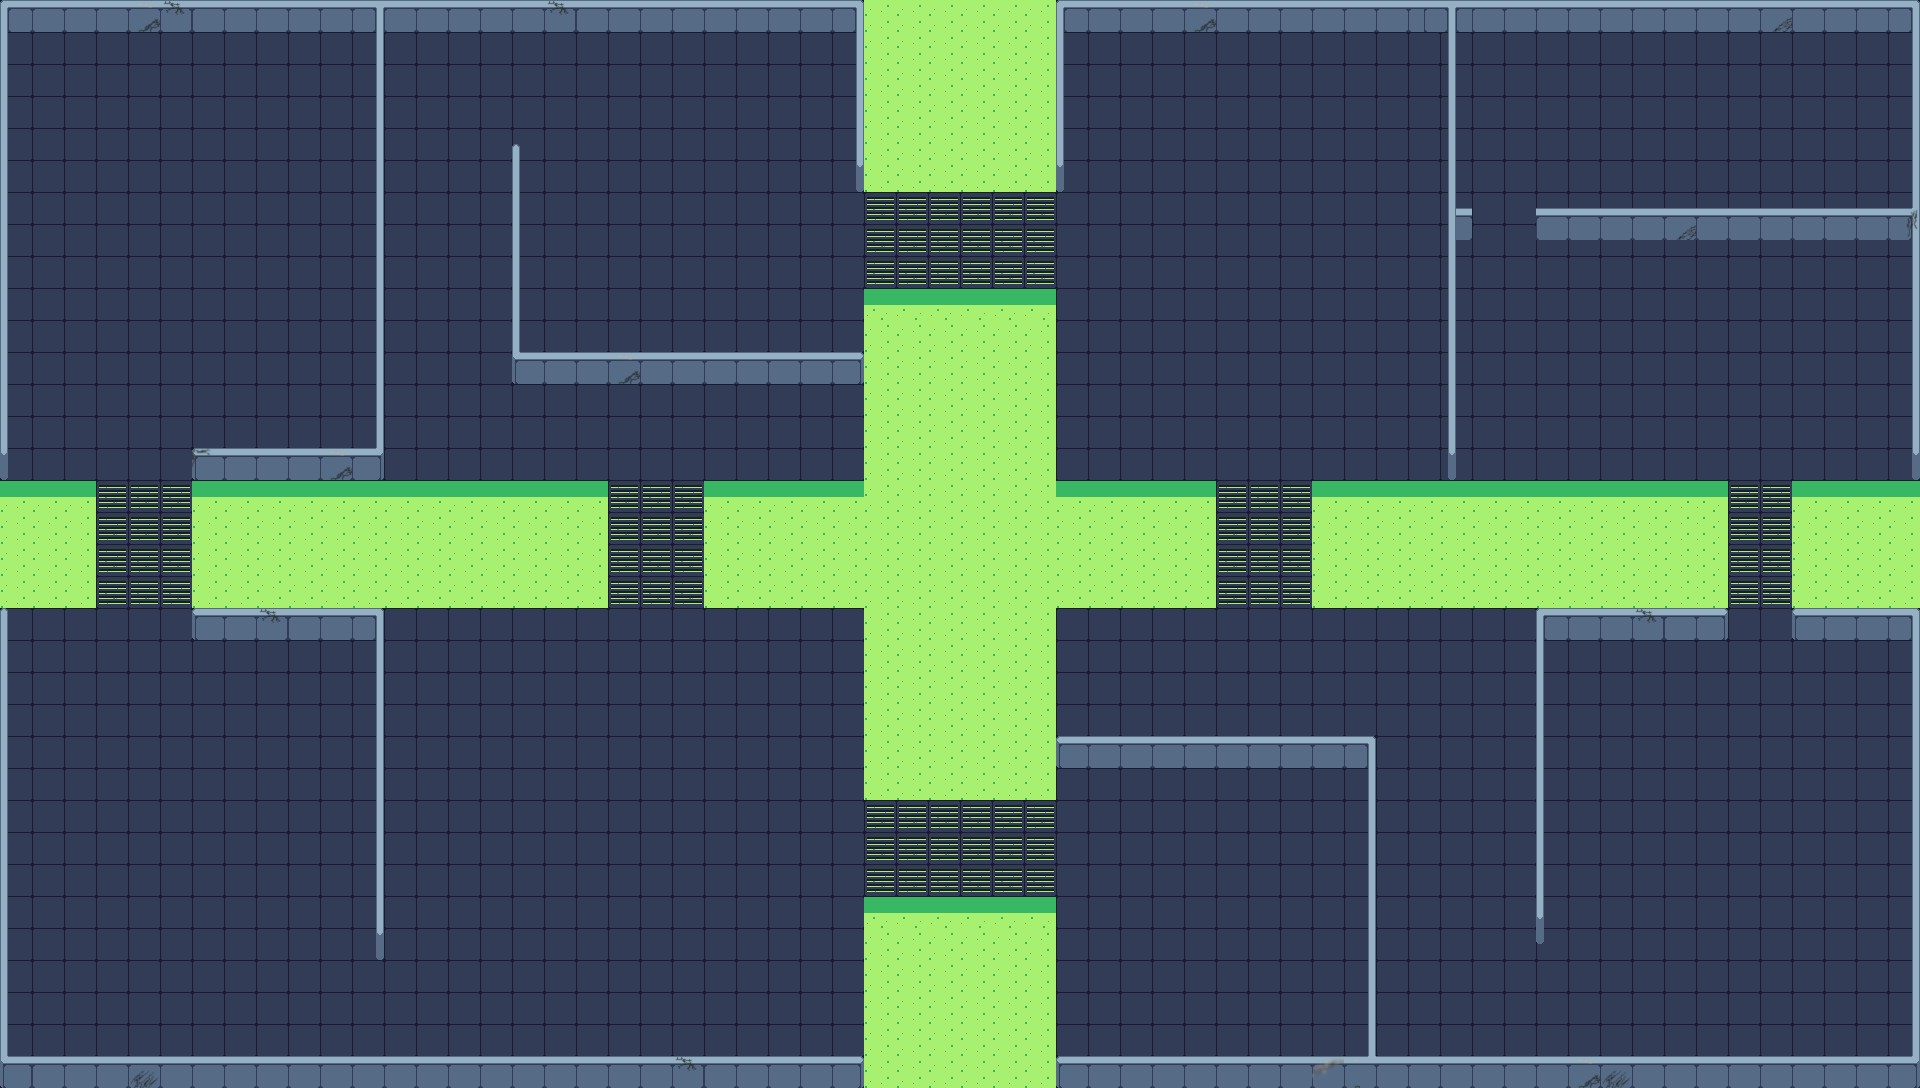

Below is a game level as drawn by its tile map, then a one-line description and the .tmx that defines it (tile-layer data replaced by summaries):
An orthogonal 120x68 tile map with 16x16 px tiles, 2 tile layers (1Floor, 2Block) and 31 objects.

<map version="1.8" tiledversion="1.8.2" orientation="orthogonal" renderorder="right-down" width="120" height="68" tilewidth="16" tileheight="16" infinite="0" nextlayerid="5" nextobjectid="35">
 <tileset firstgid="1" source="map1.tsx" />
 <layer id="1" name="1Floor" width="120" height="68">
  <data>[8160 cells, 8160 non-empty, 20 distinct tile ids]</data>
 </layer>
 <layer id="2" name="2Block" width="120" height="68">
  <data>[8160 cells, 907 non-empty, 100 distinct tile ids]</data>
 </layer>
 <objectgroup id="3" name="Col1">
  <object id="1" x="0" y="473.333" width="96" height="126" />
  <object id="2" x="192" y="472.5" width="416" height="127.5" />
  <object id="3" x="704" y="473" width="510.156" height="126.223" />
  <object id="4" x="864" y="0" width="192" height="184" />
  <object id="5" x="864" y="278" width="192" height="202" />
  <object id="6" x="864" y="584" width="192" height="206.5" />
  <object id="7" x="864" y="886" width="192" height="202" />
  <object id="8" x="1312" y="474" width="416" height="141.333" />
  <object id="9" x="1791.92" y="473.333" width="128.083" height="157.667" />
  <object id="10" x="0" y="0" width="864" height="23.25" />
  <object id="11" x="856" y="20.6667" width="8" height="171.333" />
  <object id="12" x="1056" y="0" width="864" height="25.25" />
  <object id="13" x="1056" y="20" width="8.66667" height="172" />
  <object id="14" x="0" y="16.9091" width="9" height="1071.09" />
  <object id="16" x="192" y="451" width="192" height="29" />
  <object id="17" x="375.5" y="18.3333" width="8.5" height="435.167" />
  <object id="19" x="3.66667" y="1060" width="863.667" height="28" />
  <object id="20" x="1046.5" y="1060" width="873.5" height="28" />
  <object id="21" x="1912" y="21.0909" width="8" height="1066.91" />
  <object id="22" x="1530.5" y="211.25" width="389.5" height="20.75" />
  <object id="23" x="1447.5" y="21.5" width="8.5" height="458.5" />
  <object id="24" x="512" y="144" width="8.66667" height="233.333" />
  <object id="25" x="514.667" y="354.667" width="354.667" height="23" />
  <object id="26" x="1054" y="739.333" width="322" height="21" />
  <object id="27" x="1368.33" y="755.667" width="7.66667" height="310.458" />
  <object id="28" x="1537" y="608" width="7" height="336" />
  <object id="29" x="1540.17" y="606.333" width="187.5" height="25" />
  <object id="32" x="1452" y="211.75" width="29" height="19.25" />
  <object id="33" x="192" y="598" width="190.5" height="35" />
  <object id="34" x="376.5" y="614.5" width="8" height="342.5" />
 </objectgroup>
 <objectgroup id="4" name="Col2">
  <object id="31" x="1473.33" y="211.625" width="64.5" height="20">
   <properties>
    <property name="CentX" type="float" value="1504" />
    <property name="CentY" type="float" value="225" />
   </properties>
  </object>
 </objectgroup>
</map>
